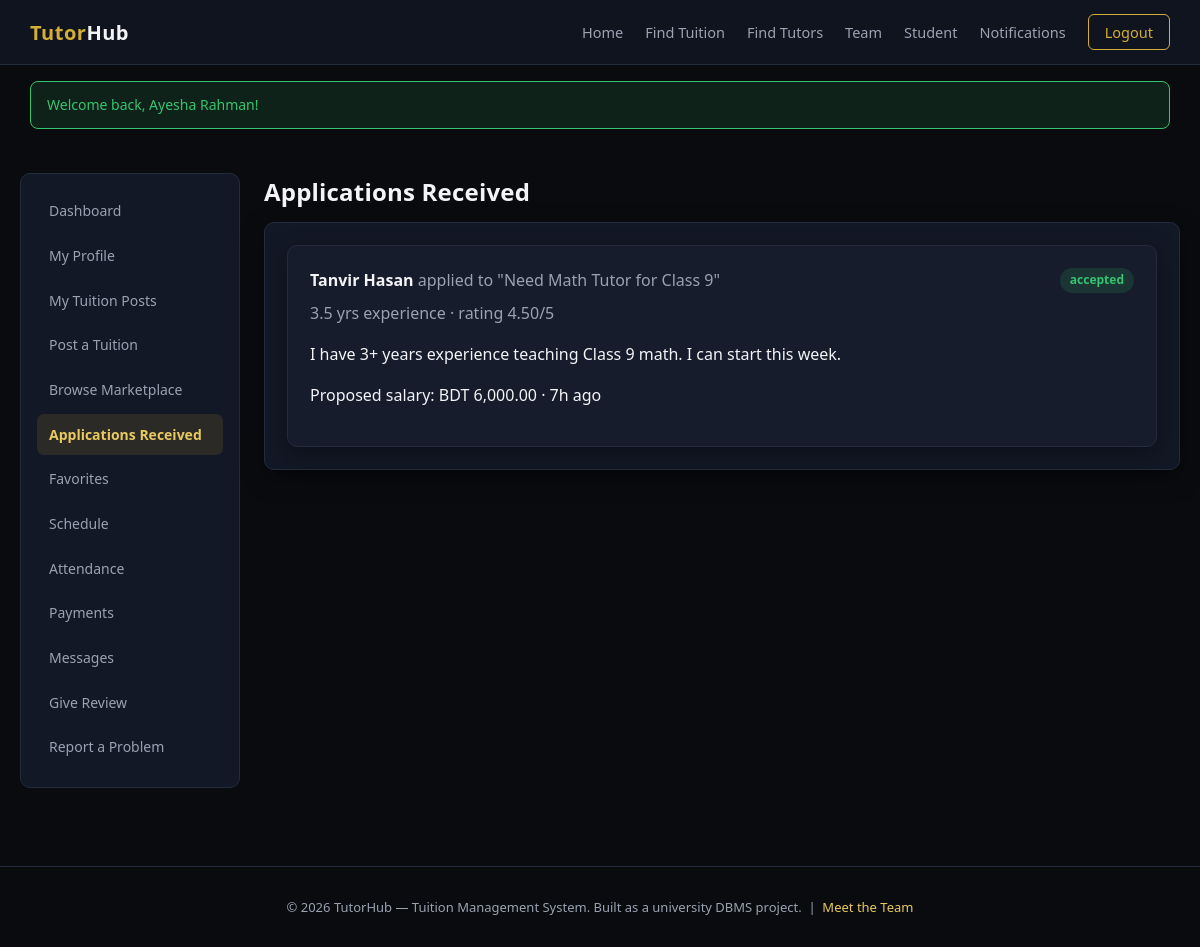
/student/applications.php (signed in), run on the app's committed database.
### tables this page shows
CREATE TABLE applications (
    application_id INT AUTO_INCREMENT PRIMARY KEY,
    tuition_post_id INT NOT NULL,
    tutor_profile_id INT NOT NULL,
    message TEXT,
    proposed_salary DECIMAL(10,2) DEFAULT 0,
    status ENUM('pending','accepted','rejected','withdrawn') NOT NULL DEFAULT 'pending',
    created_at TIMESTAMP DEFAULT CURRENT_TIMESTAMP,
    updated_at TIMESTAMP DEFAULT CURRENT_TIMESTAMP ON UPDATE CURRENT_TIMESTAMP,
    CONSTRAINT fk_app_post FOREIGN KEY (tuition_post_id) REFERENCES tuition_posts(tuition_post_id) ON DELETE CASCADE,
    CONSTRAINT fk_app_tutor FOREIGN KEY (tutor_profile_id) REFERENCES tutor_profiles(tutor_profile_id) ON DELETE CASCADE,
    UNIQUE KEY uq_post_tutor (tuition_post_id, tutor_profile_id),
    INDEX idx_app_status (status)
);

CREATE TABLE users (
    user_id INT AUTO_INCREMENT PRIMARY KEY,
    full_name VARCHAR(120) NOT NULL,
    email VARCHAR(150) NOT NULL UNIQUE,
    password_hash VARCHAR(255) NOT NULL,
    phone VARCHAR(30),
    role ENUM('student','tutor','both','admin') NOT NULL DEFAULT 'student',
    gender ENUM('male','female','other') DEFAULT NULL,
    profile_photo VARCHAR(255) DEFAULT NULL,
    status ENUM('active','suspended') NOT NULL DEFAULT 'active',
    is_verified TINYINT(1) NOT NULL DEFAULT 0,
    created_at TIMESTAMP DEFAULT CURRENT_TIMESTAMP,
    updated_at TIMESTAMP DEFAULT CURRENT_TIMESTAMP ON UPDATE CURRENT_TIMESTAMP,
    INDEX idx_users_role (role),
    INDEX idx_users_status (status)
);

CREATE TABLE tuition_posts (
    tuition_post_id INT AUTO_INCREMENT PRIMARY KEY,
    student_profile_id INT NOT NULL,
    subject_id INT NOT NULL,
    title VARCHAR(160) NOT NULL,
    class_level VARCHAR(60),
    location VARCHAR(150),
    budget_min DECIMAL(10,2) DEFAULT 0,
    budget_max DECIMAL(10,2) DEFAULT 0,
    preferred_days VARCHAR(100),
    preferred_time VARCHAR(60),
    mode ENUM('online','offline','both') DEFAULT 'offline',
    gender_preference ENUM('any','male','female') DEFAULT 'any',
    description TEXT,
    status ENUM('open','in_progress','completed','closed') NOT NULL DEFAULT 'open',
    created_at TIMESTAMP DEFAULT CURRENT_TIMESTAMP,
    updated_at TIMESTAMP DEFAULT CURRENT_TIMESTAMP ON UPDATE CURRENT_TIMESTAMP,
    CONSTRAINT fk_tup_student FOREIGN KEY (student_profile_id) REFERENCES student_profiles(student_profile_id) ON DELETE CASCADE,
    CONSTRAINT fk_tup_subject FOREIGN KEY (subject_id) REFERENCES subjects(subject_id) ON DELETE RESTRICT,
    INDEX idx_tup_status (status),
    INDEX idx_tup_location (location),
    INDEX idx_tup_budget (budget_min, budget_max),
    INDEX idx_tup_mode (mode)
);

CREATE TABLE tutor_profiles (
    tutor_profile_id INT AUTO_INCREMENT PRIMARY KEY,
    user_id INT NOT NULL UNIQUE,
    education VARCHAR(255),
    institution VARCHAR(150),
    experience_years DECIMAL(4,1) DEFAULT 0,
    expected_salary DECIMAL(10,2) DEFAULT 0,
    teaching_location VARCHAR(150),
    teaching_mode ENUM('online','offline','both') DEFAULT 'both',
    bio TEXT,
    is_profile_verified TINYINT(1) NOT NULL DEFAULT 0,
    avg_rating DECIMAL(3,2) DEFAULT 0,
    total_reviews INT DEFAULT 0,
    created_at TIMESTAMP DEFAULT CURRENT_TIMESTAMP,
    updated_at TIMESTAMP DEFAULT CURRENT_TIMESTAMP ON UPDATE CURRENT_TIMESTAMP,
    CONSTRAINT fk_tp_user FOREIGN KEY (user_id) REFERENCES users(user_id) ON DELETE CASCADE ON UPDATE CASCADE,
    INDEX idx_tp_rating (avg_rating),
    INDEX idx_tp_location (teaching_location)
);

### includes/functions.php (called while the page is built, shortened)
<?php
function e(string $value): string
{
    return htmlspecialchars($value, ENT_QUOTES, 'UTF-8');
}
function timeAgo(string $datetime): string
{
    $diff = time() - strtotime($datetime);
    if ($diff < 86400) return floor($diff / 3600) . 'h ago';
    return date('M j, Y', strtotime($datetime));
}
function money(float $amount): string
{
    return 'BDT ' . number_format($amount, 2);
}

### student/applications.php (the view, shortened to what this page needs)
<?php
$db = getDB();
$spId = currentStudentProfileId();
$sql = "SELECT a.*, tp.title, tp.tuition_post_id, tpf.education, tpf.experience_years, tpf.avg_rating, u.full_name AS tutor_name
        FROM applications a
        JOIN tuition_posts tp ON tp.tuition_post_id = a.tuition_post_id
        JOIN tutor_profiles tpf ON tpf.tutor_profile_id = a.tutor_profile_id
        JOIN users u ON u.user_id = tpf.user_id
        WHERE tp.student_profile_id = ?";
$params = [$spId];
$sql .= ' ORDER BY a.created_at DESC';
$stmt = $db->prepare($sql);
$stmt->execute($params);
$applications = $stmt->fetchAll();
include __DIR__ . '/../includes/header.php';
?>
<div class="dash-layout">
    <?php include __DIR__ . '/../includes/sidebar_student.php'; ?>
    <div>
        <h2>Applications Received</h2>
        <div class="card">
            <?php if (!$applications): ?>
                <p class="empty-state">No applications yet.</p>
            <?php else: ?>
                <?php foreach ($applications as $a): ?>
                <div class="card" style="background:var(--bg-navy-light)">
                    <div class="flex-between">
                        <div>
                            <strong><?= e($a['tutor_name']) ?></strong>
                            <span class="text-muted">applied to "<?= e($a['title']) ?>"</span>
                        </div>
                        <span class="badge badge-<?= e($a['status']) ?>"><?= e($a['status']) ?></span>
                    </div>
                    <p class="text-muted mt-1"><?= e($a['experience_years']) ?> yrs experience &middot; rating <?= e($a['avg_rating']) ?>/5</p>
                    <p><?= nl2br(e($a['message'])) ?></p>
                    <p>Proposed salary: <?= money($a['proposed_salary']) ?> &middot; <?= timeAgo($a['created_at']) ?></p>
                </div>
                <?php endforeach; ?>
            <?php endif; ?>
        </div>
    </div>
</div>
<?php include __DIR__ . '/../includes/footer.php'; ?>

### assets/css/style.css (style rules this page uses)
:root { --bg-black: #0a0b0f; --bg-navy: #10141f; --bg-navy-light: #161c2c; --bg-card: #131826; --border-subtle: #232b3d; --gold: #d4af37; --gold-light: #e8c95f; --text-white: #f4f4f6; --text-muted: #9aa2b1; --danger: #e5484d; --success: #35c46f; --warning: #f0a83c; --radius: 10px; --shadow: 0 8px 24px rgba(0,0,0,0.35); }
* { box-sizing: border-box; }
body { margin: 0; font-family: 'Segoe UI', 'Inter', Roboto, Arial, sans-serif; background: var(--bg-black); color: var(--text-white); line-height: 1.55; }
h1, h2, h3, h4 { font-weight: 600; letter-spacing: 0.2px; margin: 0 0 12px; }
.card { background: var(--bg-card); border: 1px solid var(--border-subtle); border-radius: var(--radius); padding: 22px; box-shadow: var(--shadow); }
.badge { display: inline-block; padding: 3px 10px; border-radius: 20px; font-size: 12px; font-weight: 600; }
.badge-open, .badge-active, .badge-accepted, .badge-paid, .badge-present, .badge-completed, .badge-resolved { background: rgba(53,196,111,0.15); color: var(--success); }
.dash-layout { display: grid; grid-template-columns: 220px 1fr; gap: 24px; padding: 28px 20px; max-width: 1280px; margin: 0 auto; }
.text-muted { color: var(--text-muted); }
.flex-between { display: flex; align-items: center; justify-content: space-between; gap: 10px; flex-wrap: wrap; }
.mt-1 { margin-top: 8px; }

### data on the page
applications: users.full_name "Tanvir Hasan", tuition_post.title "Need Math Tutor for Class 9", status "accepted", tutor_profile.experience_years "3.5", tutor_profile.avg_rating "4.50", message "I have 3+ years experience teaching Class 9 math. I can start this week.", proposed_salary "BDT 6,000.00", created_at "7h ago"

### other printed values
$f['message'] "Welcome back, Ayesha Rahman!"
